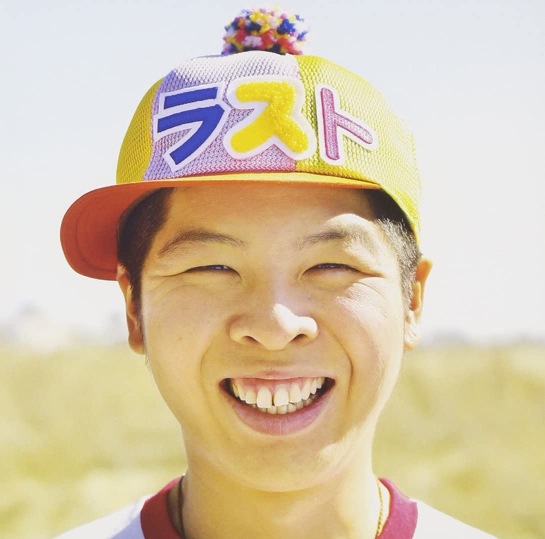
#> input picture image/kaoga.jpg, 1090 x 1078 px, found by its file name (shown at 1/2 size)
$ python hantenn.py
#> lines starting #> are read from the running program, lines starting #| are printed output that depends on the picture
import cv2  # <- opencvを使えるようにする

img_path = "image//kaoga.jpg"  # 相対パス

img = cv2.imread(img_path)
#> img is the input picture: shape (1078, 1090, 3); mean B, G, R 169.5, 197.9, 214.4

# 赤青反転
img_rgb = cv2.cvtColor(img, cv2.COLOR_BGR2RGB)
cv2.imshow('rgb', img_rgb)
cv2.waitKey(0)

# グレースケール
img_gray = cv2.cvtColor(img, cv2.COLOR_BGR2GRAY)
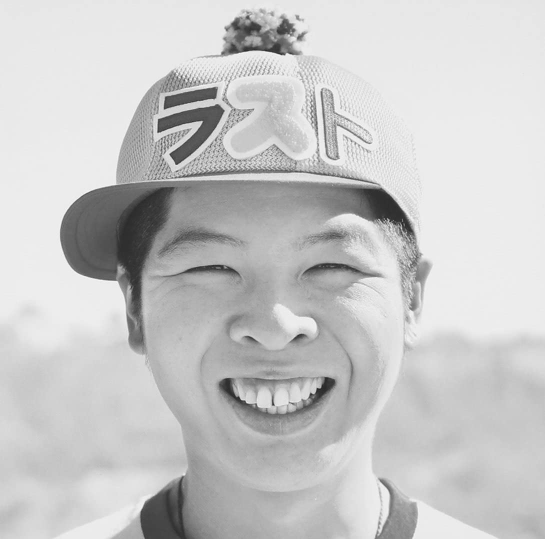
#> img_gray: shape (1078, 1090) (shown at 1/2 size); min 25, max 254, mean 199.6
cv2.imshow('grey', img_gray)
cv2.waitKey(0)

# リサイズ
img_resize = cv2.resize(img, (200,200))
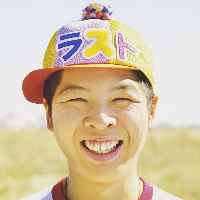
#> img_resize: shape (200, 200, 3); mean B, G, R 169.5, 197.9, 214.4
cv2.imshow('resize', img_resize)
cv2.waitKey(0)

# 回転
img_rotate = cv2.rotate(img, cv2.ROTATE_90_CLOCKWISE)
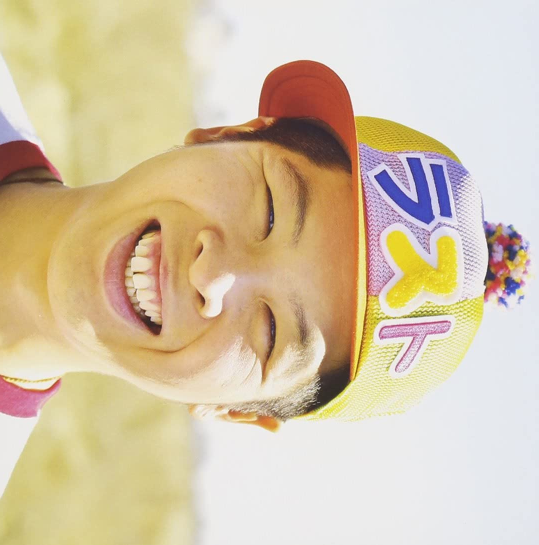
#> img_rotate: shape (1090, 1078, 3) (shown at 1/2 size); mean B, G, R 169.5, 197.9, 214.4
cv2.imshow('rotate', img_rotate)
cv2.waitKey(0)
